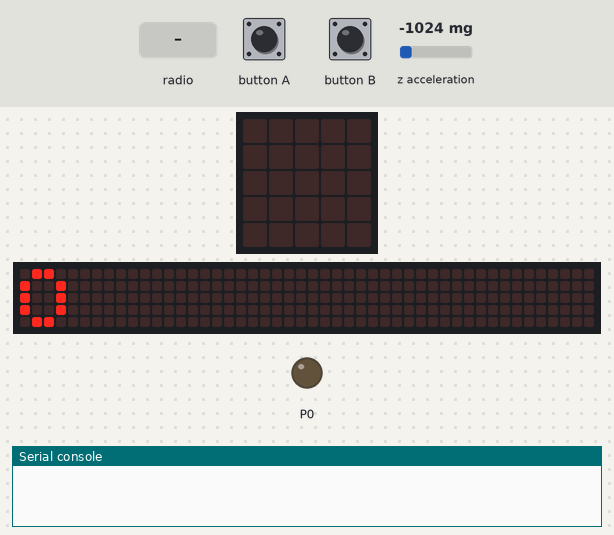
This program was run on a simulated BBC micro:bit running MicroPython. Parts: the board's 5×5 LED display, a strip that is not on the board, showing the scrolling text unrolled, output pins drawn as LEDs (lit = HIGH), the last lines printed to the serial console. The inputs (shaded band) are chosen by the test bench; at power-on: z acceleration -1024 mg. No radio messages arrive unless stated (any console line starting 'radio sent:' is added by the test bench); the 48×5 strip is a reading aid, not a part: it shows the text the display is scrolling, unrolled, one strip-width of it at a time.

Above: at 1.27 s.
1.3 s: z acceleration set to -1440 mg
At 5.47 s:
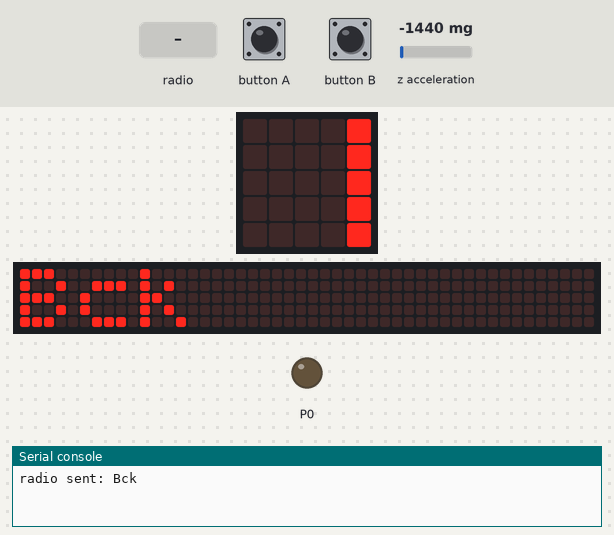
6.4 s: button B pressed for 0.15 s
7.1 s: radio message "1" arrives
At 9.32 s:
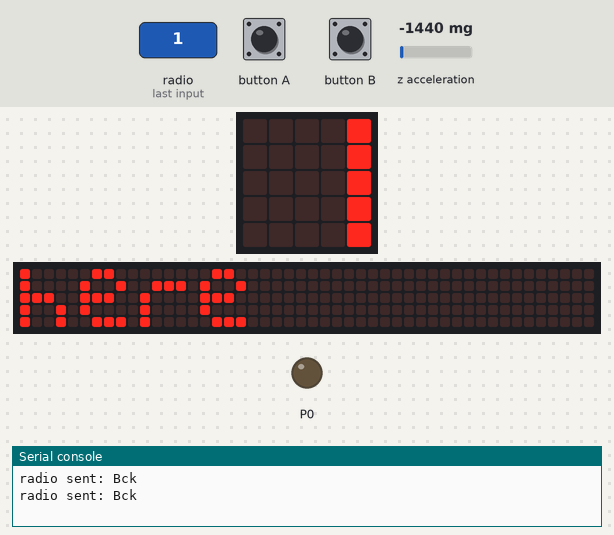
11.0 s: z acceleration set to -750 mg
At 13.2 s:
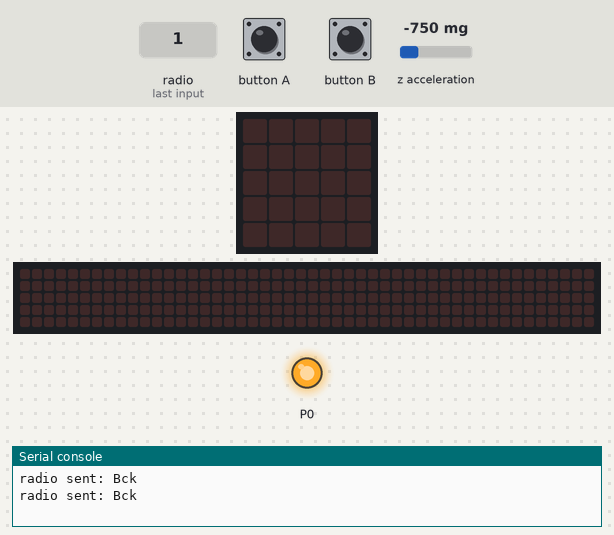
14.8 s: z acceleration set to 0 mg
At 15.17 s:
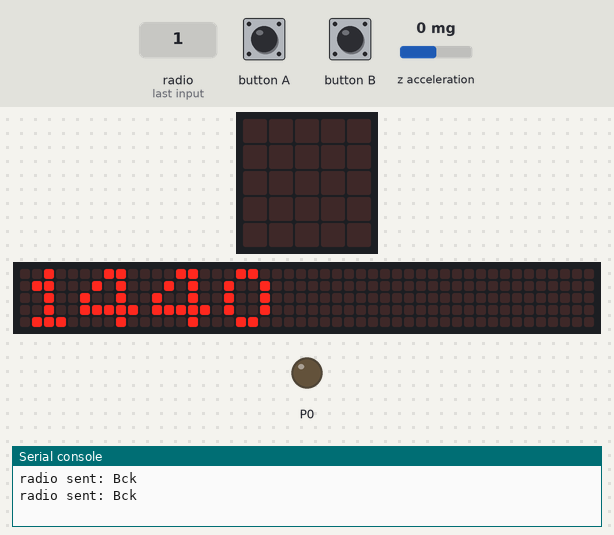
16.6 s: button B pressed for 1 s
Timing chart, 0 to 19.2 s (numbered marks = the images above; inputs shaded):
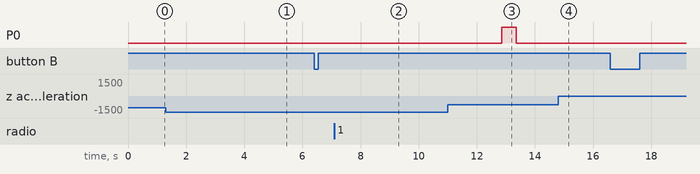

Measured:
- after the input at 7.1 s, the display: first differs from a run without the input after 2.2 s (image 2)
- what the display in image 3 shows lasts 0.6 s, from 12.9 s to 13.5 s

The program:

home_security_system.py
```python
from microbit import *
import radio

#Global variables
# CHANGE THE MY ID VARIABLE TO REPRESENT THE DOOR OR WINDOW
# CHANGE THE HAS BUZZER VARIABLE IF THIS SPECIFIC MICROBIT WILL BE CONNECTED TO A BUZZER
# optionally edit my_alarm_length to change how long the alarm is sounded

alarm_is_active = True
my_id = "Bck"
has_buzzer = False
my_alarm_length = 5

#Lets immediately turn on the radio
radio.on()

# Detect motion? lets use the z accelerometer value
# The z axis refers to up down direction if you are holding the microbit horizontally relative to the gorund.
# If you turn the microbit on its side, z axis would therefore be left and right
# Therefore, for this code to work, you will have to mount the microbit upright on the door

# Determine whether motion occurred by comparing initial to current z value
def detect_motion(initialzvalue,currentzvalue):
    mybuffer = 200
    difference = currentzvalue - initialzvalue
    display.scroll(str(difference))
    if difference > mybuffer or difference < -1*(mybuffer):
        myreturn = True
    else:
        myreturn = False
    return myreturn

# Display the affected door
def led_alarm(targetdoor):
    display.scroll(targetdoor)

#Show alarm:  flashing screen, buzzer.  only hub has buzzer
def buzzer_alarm():
    pin0.write_digital(1)
    sleep(500)
    pin0.write_digital(0)
    sleep(100)

#Toggle alarm ability on or off
def toggle_alarm_ability():
    global alarm_is_active
    if alarm_is_active:
        alarm_is_active = False
    else:
        alarm_is_active = True

#############################################################
# Functions below this line are high level and use the functions above

def other_alarm_sequence(targetdoor):
    buzzer_alarm()
    led_alarm(targetdoor)


def my_alarm_sequence():
    x=0
    while x < my_alarm_length:
        radio.send(my_id)
        if has_buzzer:
            buzzer_alarm()
        if button_b.was_pressed():
            break
        led_alarm(my_id)
        x = x + 1
        sleep(1000)


# MAIN
def main():
    initialzvalue = accelerometer.get_z()
    while True:
        currentzvalue = accelerometer.get_z()
        motion_detected = detect_motion(initialzvalue,currentzvalue)
        if alarm_is_active:
            if motion_detected == True:
                my_alarm_sequence()
                initialzvalue = accelerometer.get_z()
            rcvd = radio.receive()
            if rcvd:
                display.scroll("here")
                other_alarm_sequence(rcvd)
        if button_a.was_pressed():
            toggle_alarm_ability()
        sleep(300)

# Start our program!
main()
```
